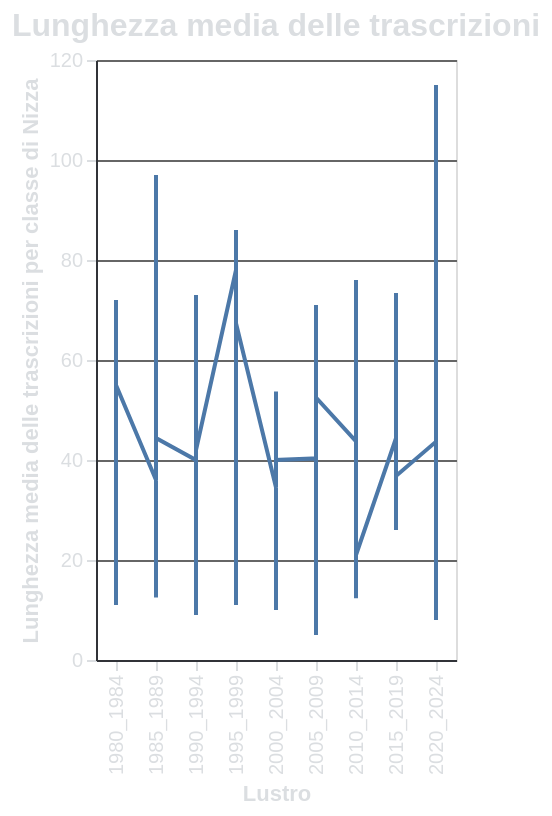

The specification (Vega-Lite) saved for this image:
### Vega-Lite specification from a JSON file in a GitHub repository (floating-point values rounded to 4 significant figures; data arrays with more than 128 entries replaced by an {"elided": "..."} marker saying what was removed)
{"$schema": "https://vega.github.io/schema/vega-lite/v5.6.1.json", "config": {"axis": {"domainColor": "#313338", "gridColor": "#666666", "labelColor": "#DBDEE1", "tickColor": "#DBDEE1", "titleColor": "#DBDEE1"}, "background": "transparent", "legend": {"labelColor": "#DBDEE1", "titleColor": "#DBDEE1"}, "title": {"color": "#DBDEE1", "fontSize": 16}}, "data": {"name": "data-5e9705c2ac44787772957d18589eb563"}, "datasets": {"data-5e9705c2ac44787772957d18589eb563": {"elided": "279 records"}}, "encoding": {"x": {"field": "Lustrum", "title": "Lustro", "type": "nominal"}, "y": {"field": "Value", "title": "Lunghezza media delle trascrizioni per classe di Nizza", "type": "quantitative"}}, "height": 300, "mark": {"type": "line"}, "params": [{"bind": {"input": "range", "max": 45.0, "min": 1.0, "step": 1}, "name": "Select", "select": {"fields": ["Nice_class"], "type": "point"}}], "title": "Lunghezza media delle trascrizioni", "transform": [{"filter": {"param": "Select"}}], "width": "container"}
